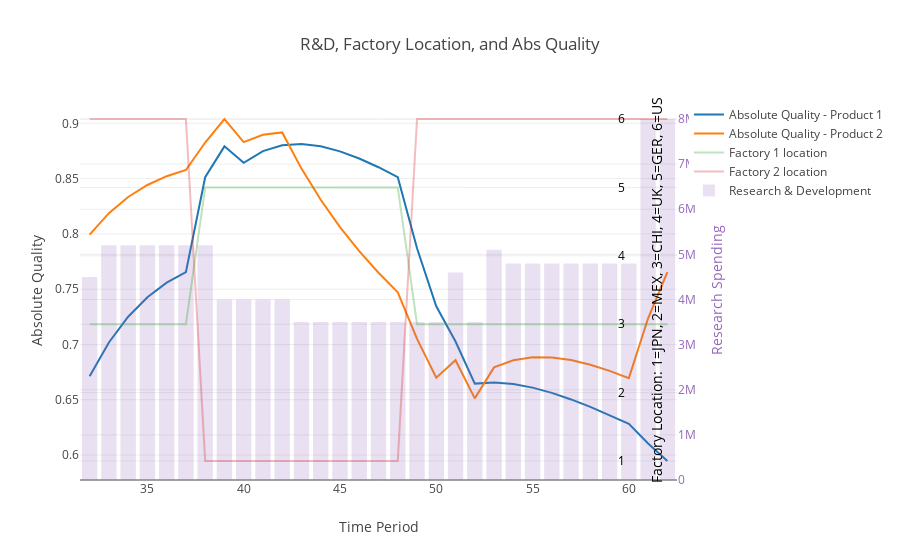

Source (notebook cell):
### Code cell
######################
# display(df_private.index.levels[0].values)
# display(df_private.stack(0).reset_index(1))
# display(df_private.xs('Factory 2 location', level=1))
# display(df_private.index.levels[0].values.flatten())
d=[]
d.append(Scatter(
        x=df_private.index.levels[0].values, 
        y=df_private.xs('Absolute Quality - Product 1', level=1).values.flatten(),
        name='Absolute Quality - Product 1',
        yaxis='y1'))
d.append(Scatter(
        x=df_private.index.levels[0].values, 
        y=df_private.xs('Absolute Quality - Product 2', level=1).values.flatten(),
        name='Absolute Quality - Product 2',
        yaxis='y1'))
d.append(Scatter(
        x=df_private.index.levels[0].values, 
        y=df_private.xs('Factory 1 location', level=1).values.flatten(),
        name='Factory 1 location',
        yaxis='y3',
        opacity=0.3))
d.append(Scatter(
        x=df_private.index.levels[0].values, 
        y=df_private.xs('Factory 2 location', level=1).values.flatten(),
        name='Factory 2 location',
        yaxis='y3',
        opacity=0.3))



d.append(Bar(
        x=df_private.index.levels[0].values, 
        y=df_private.xs('Research & Development', level=1).values.flatten(),
        name='Research & Development',
        yaxis='y2',
        opacity=0.2))

data = Data(d)

layout=Layout(
        xaxis=dict(
            title='Time Period'
        ),
        yaxis=dict(
            title='Absolute Quality'
        ),
        yaxis2=dict(
            title='Research Spending',
            titlefont=dict(
                color='rgb(148, 103, 189)'
            ),
            tickfont=dict(
                color='rgb(148, 103, 189)'
            ),
            overlaying='y',
            side='right'
        ),
        yaxis3=dict(
            title='Factory Location: 1=JPN, 2=MEX, 3=CHI, 4=UK, 5=GER, 6=US',
            titlefont=dict(
                color='#000000'
            ),
            tickfont=dict(
                color='#000000'
            ),
            anchor='free',
            overlaying='y',
            side='right',
            position=0.90
        ),
        title= 'R&D, Factory Location, and Abs Quality')

fig = Figure(data=data, layout=layout)
iplot(fig)

### Figure 1 — Plotly figure (JSON) as saved in the notebook; plotly's stock layout.template omitted (floating-point values rounded to 4 significant figures)
{"data": [{"name": "Absolute Quality - Product 1", "type": "scatter", "x": [32, 33, 34, 35, 36, 37, 38, 39, 40, 41, 42, 43, 44, 45, 46, 47, 48, 49, 50, 51, 52, 53, 54, 55, 56, 57, 58, 59, 60, 61, 62], "y": [0.6712, 0.7018, 0.7251, 0.7428, 0.7559, 0.7655, 0.8512, 0.8792, 0.8643, 0.8748, 0.8801, 0.8813, 0.8792, 0.8746, 0.8682, 0.8603, 0.8513, 0.787, 0.7345, 0.7027, 0.6646, 0.6657, 0.6643, 0.661, 0.6562, 0.6503, 0.6435, 0.6362, 0.6283, 0.6105, 0.5946], "yaxis": "y1"}, {"name": "Absolute Quality - Product 2", "type": "scatter", "x": [32, 33, 34, 35, 36, 37, 38, 39, 40, 41, 42, 43, 44, 45, 46, 47, 48, 49, 50, 51, 52, 53, 54, 55, 56, 57, 58, 59, 60, 61, 62], "y": [0.7993, 0.8187, 0.8333, 0.8442, 0.8522, 0.8578, 0.8826, 0.9039, 0.883, 0.8896, 0.8917, 0.859, 0.8308, 0.8062, 0.7843, 0.7648, 0.7471, 0.705, 0.67, 0.6858, 0.6513, 0.6793, 0.6858, 0.6885, 0.6883, 0.6859, 0.6817, 0.6761, 0.6696, 0.7237, 0.7655], "yaxis": "y1"}, {"name": "Factory 1 location", "opacity": 0.3, "type": "scatter", "x": [32, 33, 34, 35, 36, 37, 38, 39, 40, 41, 42, 43, 44, 45, 46, 47, 48, 49, 50, 51, 52, 53, 54, 55, 56, 57, 58, 59, 60, 61, 62], "y": [3, 3, 3, 3, 3, 3, 5, 5, 5, 5, 5, 5, 5, 5, 5, 5, 5, 3, 3, 3, 3, 3, 3, 3, 3, 3, 3, 3, 3, 3, 3], "yaxis": "y3"}, {"name": "Factory 2 location", "opacity": 0.3, "type": "scatter", "x": [32, 33, 34, 35, 36, 37, 38, 39, 40, 41, 42, 43, 44, 45, 46, 47, 48, 49, 50, 51, 52, 53, 54, 55, 56, 57, 58, 59, 60, 61, 62], "y": [6, 6, 6, 6, 6, 6, 1, 1, 1, 1, 1, 1, 1, 1, 1, 1, 1, 6, 6, 6, 6, 6, 6, 6, 6, 6, 6, 6, 6, 6, 6], "yaxis": "y3"}, {"name": "Research & Development", "opacity": 0.2, "type": "bar", "x": [32, 33, 34, 35, 36, 37, 38, 39, 40, 41, 42, 43, 44, 45, 46, 47, 48, 49, 50, 51, 52, 53, 54, 55, 56, 57, 58, 59, 60, 61, 62], "y": [4500000, 5200000, 5200000, 5200000, 5200000, 5200000, 5200000, 4000000, 4000000, 4000000, 4000000, 3500000, 3500000, 3500000, 3500000, 3500000, 3500000, 3500000, 3500000, 4600000, 3500000, 5100000, 4800000, 4800000, 4800000, 4800000, 4800000, 4800000, 4800000, 8000000, 8000000], "yaxis": "y2"}], "layout": {"title": "R&D, Factory Location, and Abs Quality", "xaxis": {"title": "Time Period"}, "yaxis": {"title": "Absolute Quality"}, "yaxis2": {"overlaying": "y", "side": "right", "tickfont": {"color": "rgb(148, 103, 189)"}, "title": "Research Spending", "titlefont": {"color": "rgb(148, 103, 189)"}}, "yaxis3": {"anchor": "free", "overlaying": "y", "position": 0.9, "side": "right", "tickfont": {"color": "#000000"}, "title": "Factory Location: 1=JPN, 2=MEX, 3=CHI, 4=UK, 5=GER, 6=US", "titlefont": {"color": "#000000"}}}}
